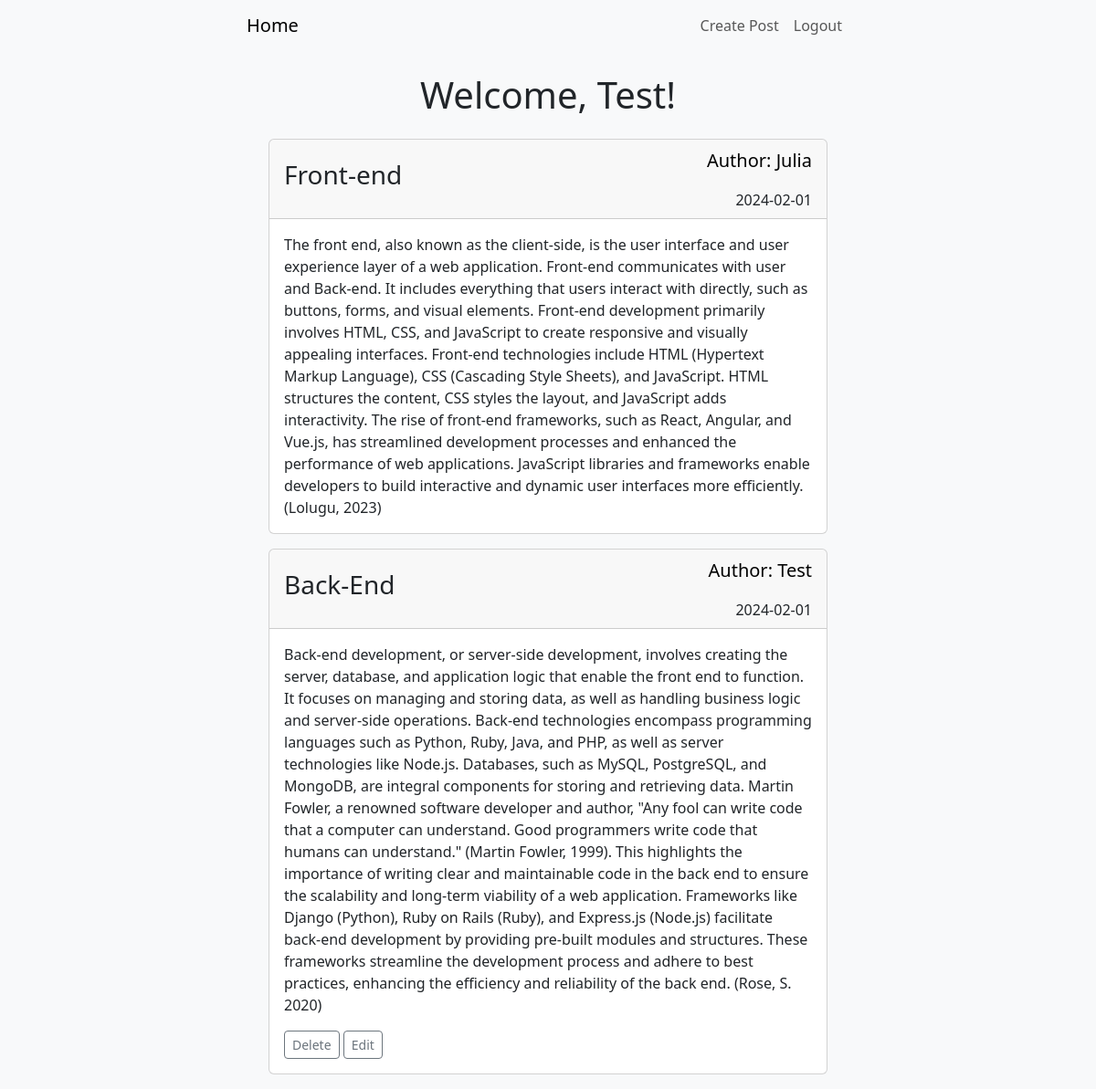
The app's page / (signed in) with its own data.
### blog/models.py (models this page shows)
class User(db.Model, UserMixin):
    id = db.Column(db.Integer, primary_key=True)
    username = db.Column(db.String(150), unique=True, nullable=False)
    email = db.Column(db.String(150), unique=True, nullable=False)
    password = db.Column(db.String(150), nullable=False)
    date_created = db.Column(db.DateTime(timezone=True), default=func.now())
    posts = db.relationship('Post', backref='user', passive_deletes=True)

class Post(db.Model):
    id = db.Column(db.Integer, primary_key=True)
    title = db.Column(db.String(150), nullable=False)
    text = db.Column(db.Text, nullable=False)
    date_created = db.Column(db.DateTime(timezone=True), default=func.now())
    author = db.Column(db.Integer, db.ForeignKey('user.id', ondelete="CASCADE"), nullable=False)

### blog/views.py (the view)
@views.route("/")
@login_required
def home():
    posts = Post.query.all()
    if not current_user.is_authenticated:
        flash("Please log in to access this page.", "danger")
        return redirect(url_for("login"))  # Redirect to login page or wherever you want
    return render_template("home.html", name=current_user.username, posts=posts)

### blog/__init__.py (called while the page is built)
def create_app():
    app = Flask(__name__)
    app.config['SECRET_KEY'] = "meatballMaisie"
    app.config['SQLALCHEMY_DATABASE_URI'] = f'sqlite:///{DB_NAME}'
    db.init_app(app)
    from .views import views
    app.register_blueprint(views, url_prefix="/")
    from .auth import auth
    app.register_blueprint(auth, url_prefix="/")
    from .models import User, Post
    create_database(app)
    login_manager = LoginManager()
    login_manager.login_view = "auth.login"
    login_manager.init_app(app)
    @login_manager.user_loader
    def load_user(id):
        return User.query.get(int(id))
    return app

### blog/templates/home.html (shortened to what this page needs)
{% extends "base.html" %}
{% block content %}
  <div class="container">
    <h1 class="my-4 text-center fw-light">Welcome, {{ name.capitalize() }}!</h1>
    {% for post in posts %}
      <div class="card mb-3">
        <div class="card-header d-flex justify-content-between align-items-center">
          <div>
            <h3 class="card-title fw-light">{{ post.title }}</h3>
          </div>
          <div class="text-end">
            <p class="card-text fw-light text-decoration-none text-black fs-5">Author: {{ post.user.username.capitalize() }}</p>
            <p class="card-text fw-light mb-0 fs-10">{{ post.date_created.strftime('%Y-%m-%d') }}</p>
          </div>
        </div>
        <div class="card-body">
          <p class="card-text">{{ post.text }}</p>
          {% if current_user.is_authenticated and post.user == current_user %}
            <div class="mt-3">
              <a href="/deletePost/{{post.id}}" class="btn btn-outline-secondary btn-sm">Delete</a>
              <a href="/editPost/{{post.id}}" class="btn btn-outline-secondary btn-sm">Edit</a>
            </div>
          {% endif %}
        </div>
      </div>
    {% endfor %}
  </div>
{% endblock %}

### records on screen
User: capitalize "Test"
Post: title "Front-end", user.username "Julia", date_created "2024-02-01", text "The front end, also known as the client-side, is the user interface and user experience layer of a web application. Front-end communicates with user and Back-end. It includes everything that users interact with directly, such as buttons, forms, and visual elements. Front-end development primarily involves HTML, CSS, and JavaScript to create responsive and visually appealing interfaces. Front-end technologies include HTML (Hypertext Markup Language), CSS (Cascading Style Sheets), and JavaScript. HTML structures the content, CSS styles the layout, and JavaScript adds interactivity. The rise of front-end frameworks, such as React, Angular, and Vue.js, has streamlined development processes and…"
Post: title "Back-End", user.username "Test", date_created "2024-02-01", text "Back-end development, or server-side development, involves creating the server, database, and application logic that enable the front end to function. It focuses on managing and storing data, as well as handling business logic and server-side operations. Back-end technologies encompass programming languages such as Python, Ruby, Java, and PHP, as well as server technologies like Node.js. Databases, such as MySQL, PostgreSQL, and MongoDB, are integral components for storing and retrieving data. Martin Fowler, a renowned software developer and author, \"Any fool can write code that a computer can understand. Good programmers write code that humans can understand.\" (Martin Fowler, 1999). This…"
